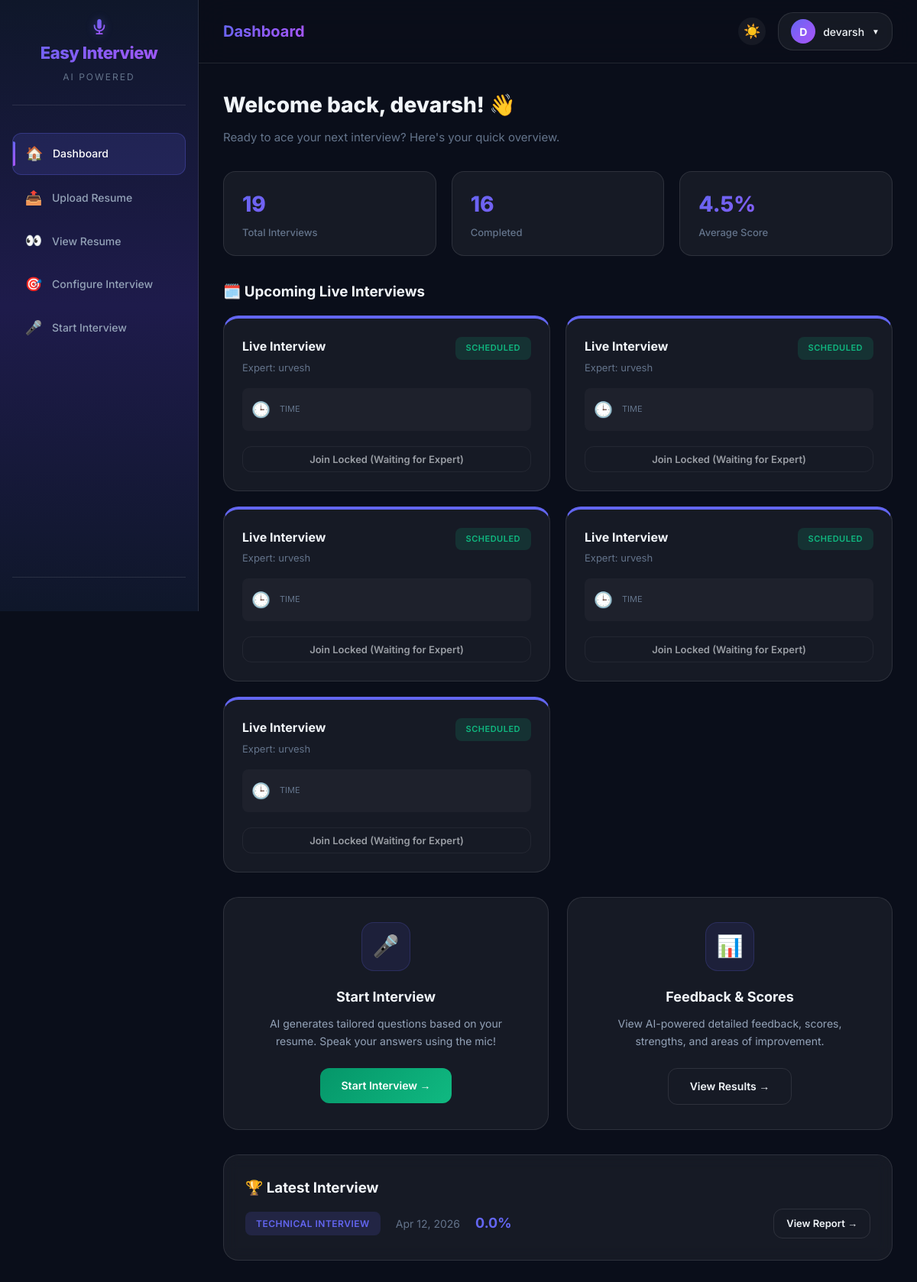
The page /home/ (signed in) on the database as committed earlier.
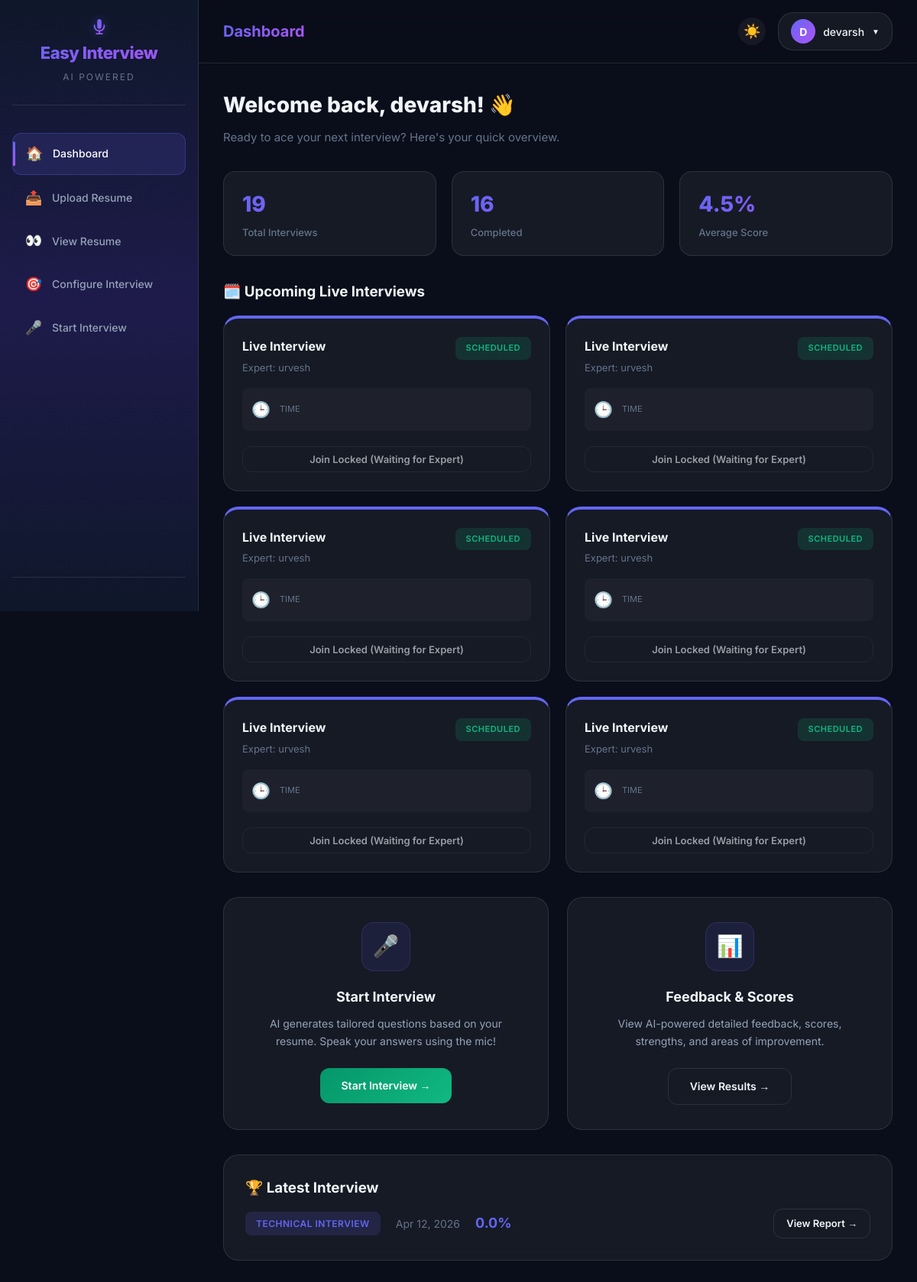
The same page on the database as committed later.
### myapp/models.py (models this page shows, shortened)
class User(AbstractUser):
    profile_photo = models.ImageField(upload_to='profile_photos/', null=True, blank=True)
    is_expert = models.BooleanField(default=False)

class LiveRoom(models.Model):
    STATUS_CHOICES = [
        ('scheduled', 'Scheduled'),
        ('live', 'Live'),
        ('completed', 'Completed'),
    ]
    room_name = models.CharField(max_length=100, unique=True)
    title = models.CharField(max_length=200, default='Live Interview')
    created_by = models.ForeignKey(settings.AUTH_USER_MODEL, on_delete=models.CASCADE, related_name='created_rooms')
    participant = models.ForeignKey(settings.AUTH_USER_MODEL, on_delete=models.SET_NULL, null=True, blank=True, related_name='invited_rooms')
    scheduled_at = models.DateTimeField(null=True, blank=True)
    status = models.CharField(max_length=20, choices=STATUS_CHOICES, default='scheduled')
    is_active = models.BooleanField(default=True)
    created_at = models.DateTimeField(auto_now_add=True)
    class Meta:
        ordering = ['-created_at']

class Interview(models.Model):
    INTERVIEW_TYPE_CHOICES = [
        ('hr', 'HR Interview'),
        ('technical', 'Technical Interview'),
    ]
    DIFFICULTY_CHOICES = [
        ('easy', 'Easy'),
        ('medium', 'Medium'),
        ('hard', 'Hard'),
    ]
    SKILL_CHOICES = [
        ('python', 'Python'),
        ('java', 'Java'),
        ('javascript', 'JavaScript'),
        ('cpp', 'C++'),
        ('csharp', 'C#'),
        ('sql', 'SQL'),
        ('react', 'React'),
        ('django', 'Django'),
        ('nodejs', 'Node.js'),
        ('html_css', 'HTML/CSS'),
        ('machine_learning', 'Machine Learning'),
        ('data_science', 'Data Science'),
        ('general', 'General'),
    ]
    user = models.ForeignKey(settings.AUTH_USER_MODEL, on_delete=models.CASCADE)
    interview_type = models.CharField(max_length=20, choices=INTERVIEW_TYPE_CHOICES)
    skills = models.CharField(max_length=255, default='general', help_text="Comma-separated skills")
    difficulty_level = models.CharField(max_length=20, choices=DIFFICULTY_CHOICES, default='medium')
    resume = models.FileField(upload_to='resumes/', null=True, blank=True)
    total_score = models.FloatField(default=0)
    max_score = models.FloatField(default=50)
    overall_feedback = models.TextField(blank=True, null=True)
    strengths = models.TextField(blank=True, null=True)
    areas_of_improvement = models.TextField(blank=True, null=True)
    ai_summary = models.TextField(blank=True, null=True)
    created_at = models.DateTimeField(auto_now_add=True)
    started_at = models.DateTimeField(null=True, blank=True)  # === TIMER PERSISTENCE ===
    completed_at = models.DateTimeField(null=True, blank=True)
    is_completed = models.BooleanField(default=False)
    @property
    def score_percentage(self):
        if self.max_score > 0:
            return round((self.total_score / self.max_score) * 100, 1)
        return 0

### myapp/views.py (the view)
# urls.py: path('home/', views.home, name='home'),
@login_required
def home(request):
    interviews = Interview.objects.filter(user=request.user)
    total_interviews = interviews.count()
    completed_interviews = interviews.filter(is_completed=True).count()
    completed_set = interviews.filter(is_completed=True)
    avg_score = 0
    if completed_set.exists():
        scores = []
        for iv in completed_set:
            if iv.max_score > 0:
                scores.append((iv.total_score / iv.max_score) * 100)
        if scores:
            avg_score = round(sum(scores) / len(scores), 1)
    latest_interview = completed_set.order_by('-completed_at').first()
    has_resume = interviews.filter(resume__isnull=False).exclude(resume='').exists()
    upcoming_interviews = LiveRoom.objects.filter(
        Q(participant=request.user) | Q(created_by=request.user),
        is_active=True,
        status__in=['scheduled', 'live']
    ).order_by('scheduled_at').distinct()
    context = {
        'total_interviews': total_interviews,
        'completed_interviews': completed_interviews,
        'avg_score': avg_score,
        'latest_interview': latest_interview,
        'has_resume': has_resume,
        'upcoming_interviews': upcoming_interviews,
    }
    return render(request, "myapp/home.html", context)

### myapp/templates/myapp/home.html (shortened to what this page needs)
{% extends 'myapp/base.html' %}
{% block nav_home %}active{% endblock %}
{% block page_title %}<span>Dashboard</span>{% endblock %}
{% block content %}
<div class="animate-in">
    <h1 class="page-title">Welcome back, {{ request.user.username }}! 👋</h1>
    <p class="page-subtitle">Ready to ace your next interview? Here's your quick overview.</p>
</div>
<div class="stats-grid animate-in delay-1">
    <div class="stat-card">
        <div class="stat-value">{{ total_interviews }}</div>
        <div class="stat-label">Total Interviews</div>
    </div>
    <div class="stat-card">
        <div class="stat-value">{{ completed_interviews }}</div>
        <div class="stat-label">Completed</div>
    </div>
    <div class="stat-card">
        <div class="stat-value">{{ avg_score }}%</div>
        <div class="stat-label">Average Score</div>
    </div>
</div>
{% if upcoming_interviews %}
<div class="animate-in delay-2" style="margin-bottom: 32px;">
    <h3 style="margin-bottom: 16px; display: flex; align-items: center; gap: 8px;">
        🗓️ Upcoming Live Interviews
    </h3>
    <div style="display: grid; grid-template-columns: repeat(auto-fit, minmax(300px, 1fr)); gap: 20px;">
        {% for room in upcoming_interviews %}
        <div class="glass-card" style="padding: 24px; border-top: 4px solid {% if room.status == 'live' %}#ef4444{% else %}#6366f1{% endif %};">
            <div style="display: flex; justify-content: space-between; align-items: start; margin-bottom: 16px;">
                <div>
                    <h4 style="font-size: 16px; font-weight: 700; margin-bottom: 4px;">{{ room.title }}</h4>
                    <div style="font-size: 13px; color: var(--text-muted);">Expert: {{ room.created_by.get_full_name|default:room.created_by.username }}</div>
                </div>
                <span class="history-type {% if room.status == 'live' %}type-technical{% else %}type-hr{% endif %}" style="font-size: 11px;">
                    {{ room.get_status_display }}
                </span>
            </div>
            <div style="display: flex; align-items: center; gap: 12px; margin-bottom: 20px; background: rgba(255,255,255,0.03); padding: 12px; border-radius: 8px;">
                <div style="font-size: 20px;">🕒</div>
                <div>
                    <div style="font-size: 11px; color: var(--text-muted); text-transform: uppercase;">Time</div>
                </div>
            </div>
            {% if room.status == 'live' %}
            <a href="{% url 'join_live_room' room.id %}" class="btn-primary-glow btn-sm" style="width: 100%; justify-content: center;">Join Interview Now</a>
            {% elif room.created_by == request.user %}
            <a href="{% url 'start_live_interview' room.id %}" class="btn-success-glow btn-sm" style="width: 100%; justify-content: center;">Start Interview Now</a>
            {% else %}
            <button class="btn-outline-glass btn-sm" style="width: 100%; justify-content: center; opacity: 0.6; cursor: wait;" title="Waits for expert to start" disabled>
                Join Locked (Waiting for Expert)
            </button>
            {% endif %}
        </div>
        {% endfor %}
    </div>
</div>
{% endif %}
<div class="feature-grid">
    <div class="feature-card animate-in delay-2">
        <div class="feature-icon">🎤</div>
        <h3>Start Interview</h3>
        <p>AI generates tailored questions based on your resume. Speak your answers using the mic!</p>
        <a href="{% url 'start_interview' %}" class="btn-success-glow">
            Start Interview →
        </a>
    </div>
    <div class="feature-card animate-in delay-3">
        <div class="feature-icon">📊</div>
        <h3>Feedback & Scores</h3>
        <p>View AI-powered detailed feedback, scores, strengths, and areas of improvement.</p>
        <a href="{% url 'history' %}" class="btn-outline-glass">
            View Results →
        </a>
    </div>
</div>
{% if latest_interview %}
<div class="glass-card mt-4 animate-in delay-4">
    <h3 style="margin-bottom: 12px;">🏆 Latest Interview</h3>
    <div style="display: flex; align-items: center; gap: 20px; flex-wrap: wrap;">
        <span class="history-type {% if latest_interview.interview_type == 'technical' %}type-technical{% else %}type-hr{% endif %}">
            {{ latest_interview.get_interview_type_display }}
        </span>
        <span style="color: var(--text-muted); font-size: 14px;">
            {{ latest_interview.created_at|date:"M d, Y" }}
        </span>
        <span style="font-weight: 700; font-size: 18px; color: var(--accent-primary);">
            {{ latest_interview.score_percentage }}%
        </span>
        <a href="{% url 'result' latest_interview.id %}" class="btn-outline-glass btn-sm" style="margin-left: auto;">
            View Report →
        </a>
    </div>
</div>
{% endif %}
{% endblock %}

### myapp/templates/myapp/base.html (shortened to what this page needs)
{% load static %}
<!DOCTYPE html>
<html lang="en">
<head>
    <link rel="stylesheet" href="{% static 'css/style.css' %}?v=20">
</head>
<body>
<div id="wrapper">
    <div class="sidebar">
        <div class="sidebar-logo">
            <h2>Easy Interview</h2>
            <span>AI Powered</span>
        </div>
        <div class="sidebar-nav">
            {% if request.user.is_expert or request.user.is_staff %}
            <a href="{% url 'expert_dashboard' %}" class="nav-link {% block nav_expert_dash %}{% endblock %}">
                <span class="nav-icon">📊</span> Dashboard
            </a>
            <a href="{% url 'expert_questions_dashboard' %}" class="nav-link {% block nav_expert %}{% endblock %}">
                <span class="nav-icon">📝</span> Question Bank
            </a>
            <a href="{% url 'expert_live_rooms_dashboard' %}" class="nav-link {% block nav_live %}{% endblock %}">
                <span class="nav-icon">📹</span> Live Interview
            </a>
            {% else %}
            <a href="{% url 'home' %}" class="nav-link {% block nav_home %}{% endblock %}">
                <span class="nav-icon">🏠</span> Dashboard
            </a>
            <a href="{% url 'resume' %}" class="nav-link {% block nav_resume %}{% endblock %}">
                <span class="nav-icon">📤</span> Upload Resume
            </a>
            <a href="{% url 'view_resume' %}" class="nav-link {% block nav_view_resume %}{% endblock %}">
                <span class="nav-icon">👀</span> View Resume
            </a>
            <a href="{% url 'configure_interview' %}" class="nav-link {% block nav_configure %}{% endblock %}">
                <span class="nav-icon">🎯</span> Configure Interview
            </a>
            <a href="{% url 'start_interview' %}" class="nav-link {% block nav_interview %}{% endblock %}">
                <span class="nav-icon">🎤</span> Start Interview
            </a>
            {% endif %}
        </div>
        <div class="sidebar-footer">
        </div>
    </div>
    <div class="page-content">
        <div class="topbar">
            <div style="display: flex; align-items: center; gap: 12px;">
                <div class="topbar-title">
                    {% block page_title %}<span>Dashboard</span>{% endblock %}
                </div>
            </div>
            <div style="display: flex; align-items: center; gap: 16px;">
                <button id="theme-toggle-dashboard" class="btn-outline-glass" style="padding: 6px; width: 36px; height: 36px; border-radius: 50%; font-size: 18px; line-height: 1; border: none; cursor: pointer; background: var(--bg-glass);">
                    ☀️
                </button>
                <div class="profile-dropdown">
                    <button class="profile-btn">
                        {% if request.user.profile_photo %}
                            <img src="{{ request.user.profile_photo.url }}" alt="Avatar" style="width: 32px; height: 32px; border-radius: 50%; object-fit: cover; border: 2px solid var(--accent-primary);">
                        {% else %}
                            <div class="profile-avatar">{{ request.user.username|make_list|first|upper }}</div>
                        {% endif %}
                        <span>{{ request.user.username|default:"User" }}</span>
                        <span style="font-size: 10px;">▼</span>
                    </button>
            </div>
            </div>
        </div>
        <div class="main-content">
            {% block content %}{% endblock %}
        </div>
    </div>
</div>
</body>
</html>

Rows that differ between the two databases and show on the page:
added LiveRoom: title "Live Interview", created_by.get_full_name "urvesh", status "SCHEDULED", shows "Join Locked (Waiting for Expert)"
